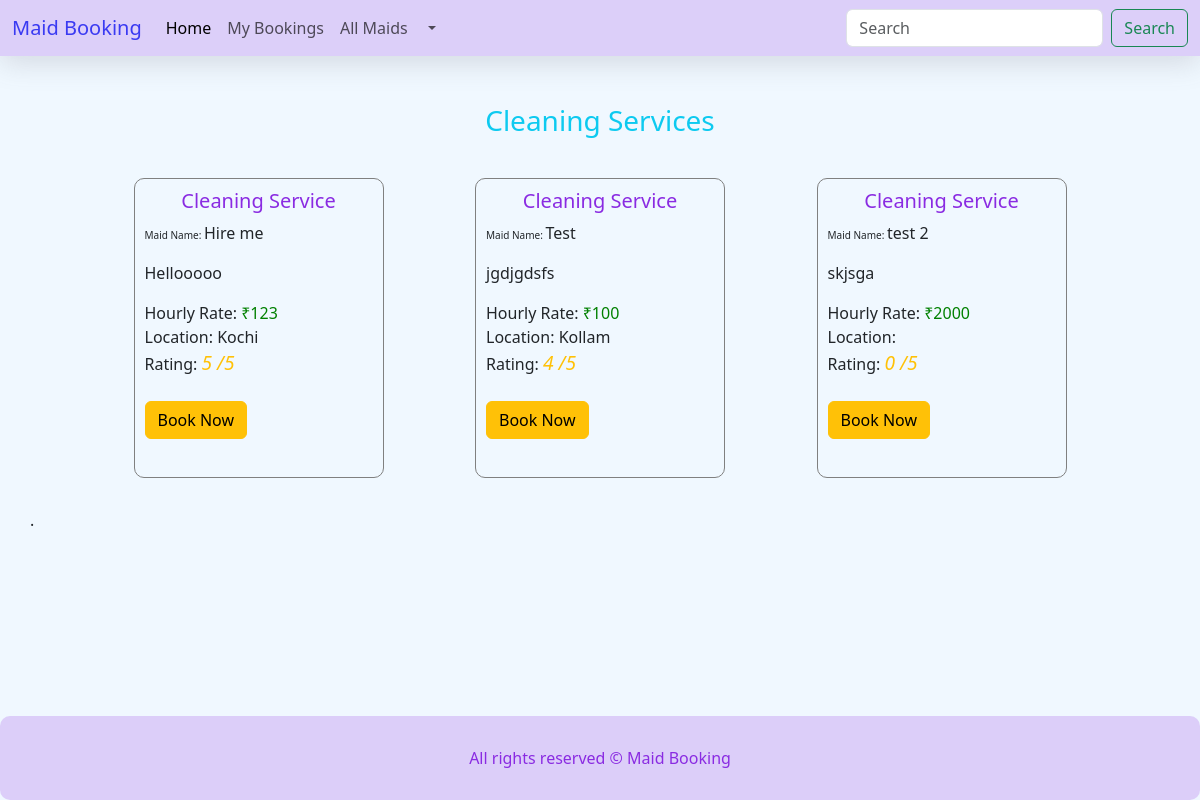
The page /cleaningservice.php on the database its author committed.
### tables this page shows
CREATE TABLE IF NOT EXISTS `maid` (
  `id` int(11) NOT NULL,
  `Service` varchar(255) NOT NULL,
  `Hourlyrate` int(11) NOT NULL,
  `monthlyrate` int(11) NOT NULL,
  `Availability` tinyint(1) NOT NULL,
  `Service_Name` varchar(255) NOT NULL,
  `Company_name` varchar(255) NOT NULL,
  `Rating` int(20) NOT NULL,
  `totalrater` int(20) NOT NULL,
  `location` varchar(255) NOT NULL
);

### cleaningservice.php (the view, shortened to what this page needs)
<!DOCTYPE html>
<html lang="en">
<head>
  <link href="https://cdn.jsdelivr.net/npm/bootstrap@5.3.2/dist/css/bootstrap.min.css" rel="stylesheet"
>
  <link rel="stylesheet" href="css/styles.css">
</head>
<body>
    <?php include 'components/headder.php'?>
    <div class="container mt-5">
    <h3 class="text-info text-center">Cleaning Services</h3>
        <div class="maidcontainer mt-3">
        <?php include ('dbconnection.php'); ?>
        <?php
                    $service = 'Cleaning Service';
                    $maids = "SELECT * FROM maid WHERE Service = '$service' ";
                    $rs = $conn->query($maids);
						    while($rws = $rs->fetch_assoc()){
        ?>
            <div class="maid-card mt-4">
                <h5><?php echo $rws['Service']?></h5>
                <p><span style="font-size:10px;">Maid Name: </span> <?php echo $rws['Company_name']?></p>
                <p><?php echo $rws['Service_Name']?></p>
                <span >Hourly Rate:</span><span style="color:green"> ₹<?php echo $rws['Hourlyrate']?></span>
                <br>
                <span>Location: <?php echo $rws['location']?></span><br>
<?php
if ($rws["totalrater"] == 0){
?>
<span>Rating:  <i class="bi bi-star text-warning" style="font-size:larger"> <?php echo $rws["Rating"] ?> /5 </i></span>
<?php
}else{?>
<span>Rating: <i class="bi bi-star text-warning" style="font-size:larger"> <?php echo $rws["Rating"]/ $rws["totalrater"] ?>  /5 </i></span>
<?php }?>
<br><br>
<a href="booking.php?id=<?php echo $rws['id']?>" class="btn btn-warning btn-full">Book Now</a>
</div>
<?php
}
?>
        </div>
    </div>
    <?php include 'components/footer.php'?>
</body>
</html>

### css/styles.css (style rules this page uses)
body { background-color: aliceblue; }

### cleaningservice.php (style rules this page uses)
.maid-card { width:250px; height:300px; border:.5px solid gray; border-radius:10px; padding:10px; }
.maid-card h5 { text-align:center; color:blueviolet; }
.maidcontainer { display:flex; justify-content:space-evenly; flex-wrap:wrap; align-items:center; }

### rows shown on the page
maid: Service "Cleaning Service", Company_name "Hire me", Service_Name "Hellooooo", Hourlyrate "123", location "Kochi", $rws['Rating']/$rws['totalrater'] "5"
maid: Service "Cleaning Service", Company_name "Test", Service_Name "jgdjgdsfs", Hourlyrate "100", location "Kollam", $rws['Rating']/$rws['totalrater'] "4"
maid: Service "Cleaning Service", Company_name "test 2", Service_Name "skjsga", Hourlyrate "2000", Rating "0"
